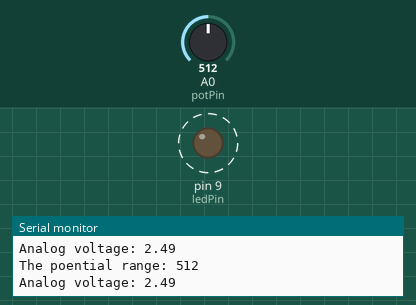
Bench run of a sketch on a simulated Arduino Uno, built with avr-gcc and run on an emulated ATmega328P. Shown: output pins drawn as LEDs (lit = HIGH), the last lines printed to the serial monitor. Dashed ring = blinking. The test bench sets the inputs (shaded band); at power-on: A0 (potPin) = 512.

Above: at 1.8 s.
1.9 s: A0 (potPin) set to 240
At 2.17 s:
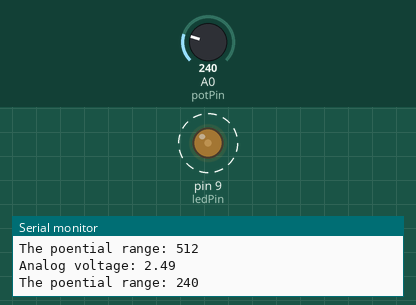
5.4 s: A0 (potPin) set to 1023
6.9 s: A0 (potPin) set to 716
At 8.0 s:
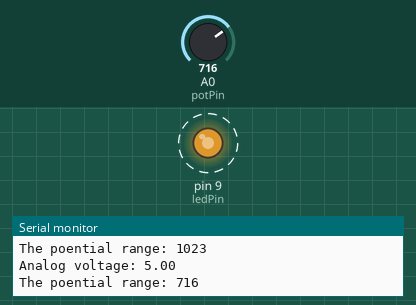
11.0 s: A0 (potPin) set to 511
15.1 s: A0 (potPin) set to 0
At 16.4 s:
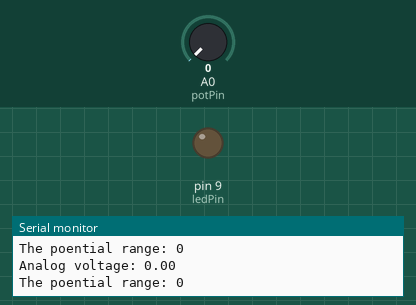
Timing chart, 0 to 17.8 s (numbered marks = the images above; inputs shaded):
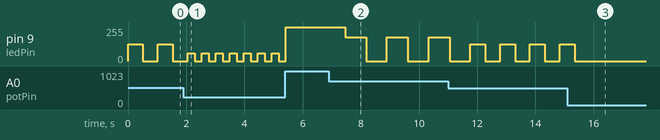

The sketch:

_11_UsingArduinoToCreateDimmableLED.ino
```cpp
int ledPin = 9; //dec. digital pin 9 for led
int potPin = A0; //dec. potPin tto be analog pin a0
int readValue; //To read potentiometer
int writeValue; // writing LED

void setup() {
  Serial.begin(9600); //turn on seial port
  pinMode(potPin, INPUT);// input
  pinMode(ledPin, OUTPUT);// outpu
}

void loop()
{
  do
  {
    readValue = analogRead(potPin); //Reading Potentiometer movements
    Serial.print("The poential range: "); // 0-1023
    Serial.println(readValue);

    writeValue = (255.0/1023.0) * readValue; //We got this below: *We use decimal point to make it float
    // X1 = 0, Y1 = 0, X2 = 1023, Y2 = 255
    // m = Y2 - Y1 / X2 - X1 => (255 - 0) / (1023 -  0) => m = 255/1023
    // Y - Y1 = m (X - X1) => Y - 0 = 255/1023 * (X - 0) => Y = 255/1023 * X
    analogWrite(ledPin, writeValue); //analog on until time
    delay(readValue);

    //printing
    Serial.print("Analog voltage: ");
    Serial.println(writeValue/51.); //m = y2/x2 => 255/5; m = 51

    Serial.println();
  }while(writeValue >= 250); // this cond. to make it witout binking when potential range is at max

  // off untill delay
  analogWrite(ledPin, 0); // 0v -> Volange range 0-255
  delay(readValue);
}
```

Measured:
- after the input at 1.9 s, pin 9 (ledPin): alternates 59/255 for 0.24 s and 0/255 for 0.24 s, starting after 0.15 s
- after the input at 6.9 s, pin 9 (ledPin): alternates 178/255 for 0.72 s and 0/255 for 0.72 s, starting after 0.57 s
- after the input at 15.1 s, pin 9 (ledPin): goes on until 15.3 s, then stays 0/255
- by itself, pin 9 (ledPin): alternates 127/255 for 0.51 s and 0/255 for 0.51 s
